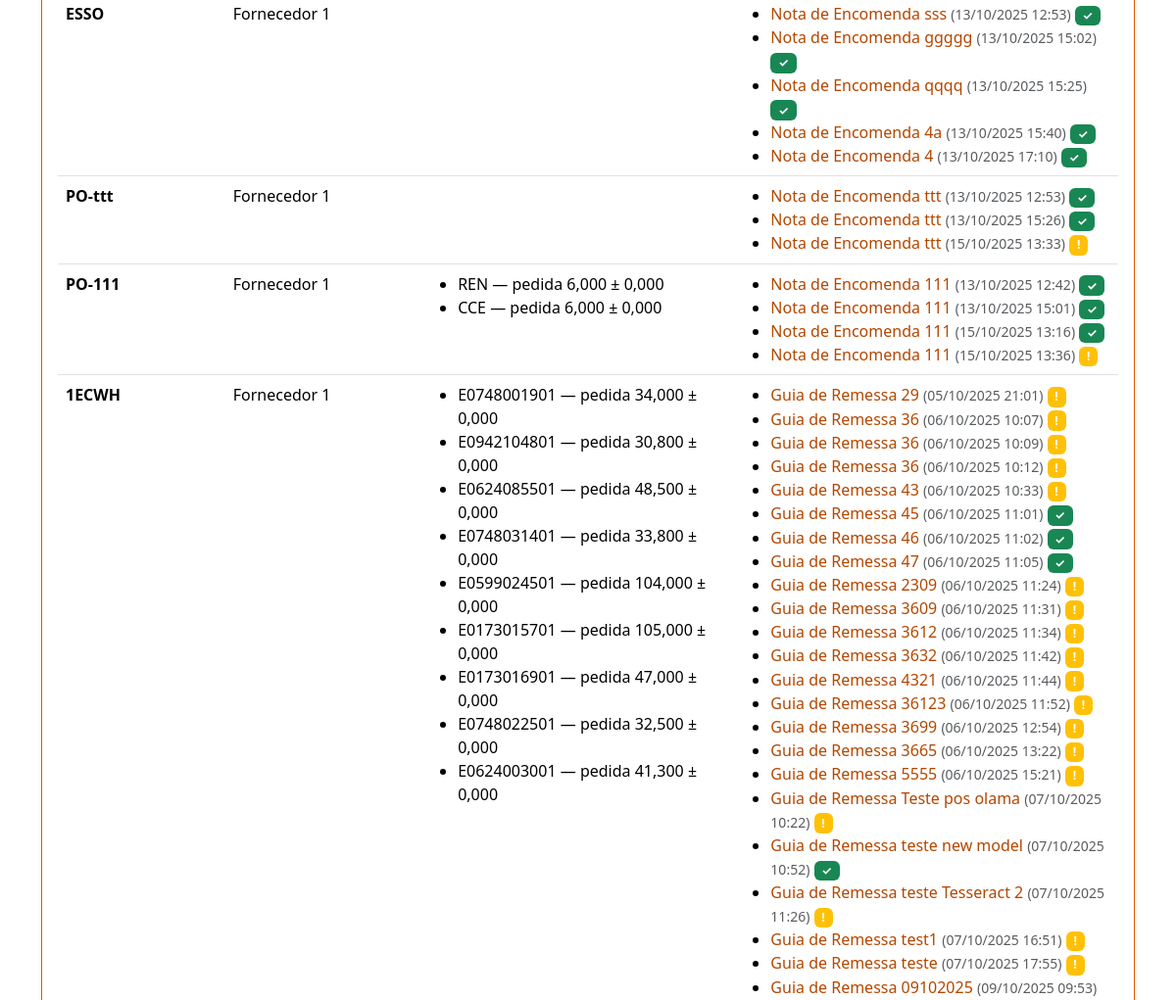
The app's page /po/ (middle part), older data.
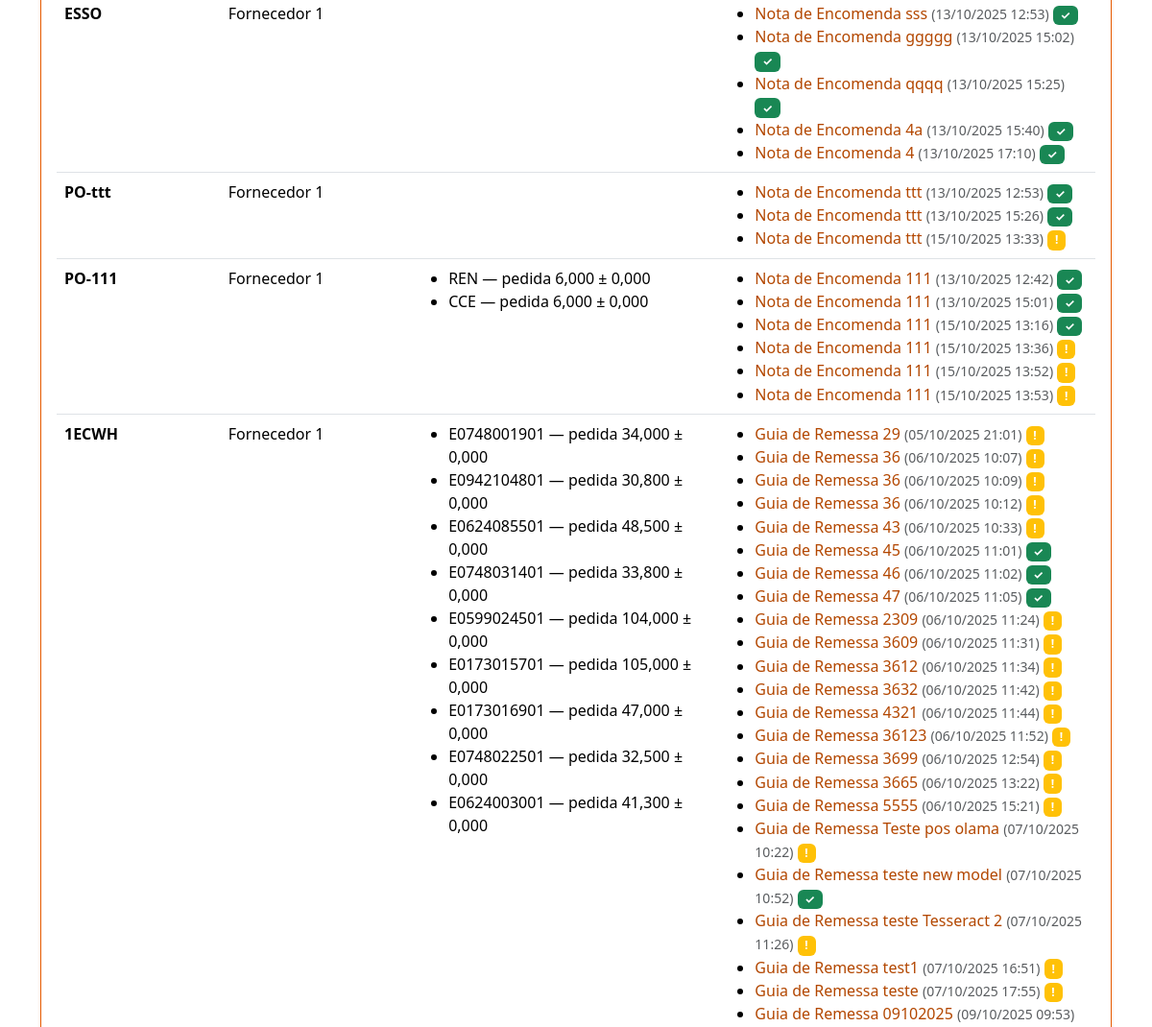
The same page, newer data.
### rececao/models.py (models this page shows, shortened)
class PurchaseOrder(models.Model):
    number = models.CharField(max_length=100, unique=True)
    supplier = models.ForeignKey(Supplier, on_delete=models.CASCADE, related_name='purchase_orders')
    created_at = models.DateTimeField(auto_now_add=True)

class Supplier(models.Model):
    name = models.CharField(max_length=200, unique=True)
    email = models.EmailField(blank=True, null=True)
    code = models.CharField(max_length=50, unique=True)

class InboundDocument(models.Model):
    DOC_TYPES = (
        ('GR','Guia de Remessa'),
        ('FT','Nota de Encomenda'),
    )
    supplier = models.ForeignKey(Supplier, on_delete=models.CASCADE, related_name='inbound_docs')
    doc_type = models.CharField(max_length=2, choices=DOC_TYPES, default='GR')
    number = models.CharField(max_length=120)
    file = models.FileField(upload_to='inbound/')
    received_at = models.DateTimeField(auto_now_add=True)
    parsed_payload = models.JSONField(default=dict, blank=True)  # resultado do OCR/extração
    po = models.ForeignKey(PurchaseOrder, on_delete=models.SET_NULL, null=True, blank=True, related_name='inbound_docs')

class POLine(models.Model):
    po = models.ForeignKey(PurchaseOrder, on_delete=models.CASCADE, related_name='lines')
    internal_sku = models.CharField(max_length=120)  # código interno Colmol
    description = models.CharField(max_length=255, blank=True)
    unit = models.CharField(max_length=20, default='UN')
    qty_ordered = models.DecimalField(max_digits=12, decimal_places=3)
    tolerance = models.DecimalField(max_digits=6, decimal_places=3, default=0)  # tolerância admitida
    class Meta:
        unique_together = ('po','internal_sku')

### rececao/views.py (the view)
# urls.py: path('po/', views.po_list, name='po_list'),
def po_list(request):
    pos = PurchaseOrder.objects.all().order_by('-id')
    return render(request, 'po_list.html', {'pos': pos})

### templates/po_list.html (shortened to what this page needs)
{% extends "base.html" %}
{% block content %}
<div class="card p-3 mt-3">
  <table class="table table-hover">
    <tbody>
      {% for p in pos %}
      <tr>
        <td><strong>{{ p.number }}</strong></td>
        <td>{{ p.supplier.name }}</td>
        <td>
          <ul class="mb-0">
          {% for l in p.lines.all %}
            <li>{{ l.internal_sku }} — pedida {{ l.qty_ordered }} ± {{ l.tolerance }}</li>
          {% endfor %}
          </ul>
        </td>
        <td>
          {% with guias=p.inbound_docs.all %}
            {% if guias %}
              <ul class="mb-0">
              {% for guia in guias %}
                <li>
                  <a href="/inbound/{{ guia.id }}/" class="text-decoration-none">
                    {{ guia.get_doc_type_display }} {{ guia.number }}
                  </a>
                  <small class="text-muted">({{ guia.received_at|date:"d/m/Y H:i" }})</small>
                  {% if guia.match_result %}
                    {% if guia.match_result.status == 'matched' %}
                      <span class="badge bg-success">✓</span>
                    {% elif guia.match_result.status == 'exceptions' %}
                      <span class="badge bg-warning">!</span>
                    {% endif %}
                  {% endif %}
                </li>
              {% endfor %}
              </ul>
            {% else %}
              <small class="text-muted">Nenhuma guia recebida</small>
            {% endif %}
          {% endwith %}
        </td>
      </tr>
      {% empty %}
      <tr><td colspan="4">Sem POs. Use o admin para criar dados de exemplo.</td></tr>
      {% endfor %}
    </tbody>
  </table>
</div>
{% endblock %}

Row changes from the older to the newer data that the page shows:
added InboundDocument: doc_type "Nota de Encomenda", number "111", received_at "15/10/2025 13:52", shown under PurchaseOrder "PO-111"
added InboundDocument: doc_type "Nota de Encomenda", number "111", received_at "15/10/2025 13:53", shown under PurchaseOrder "PO-111"
